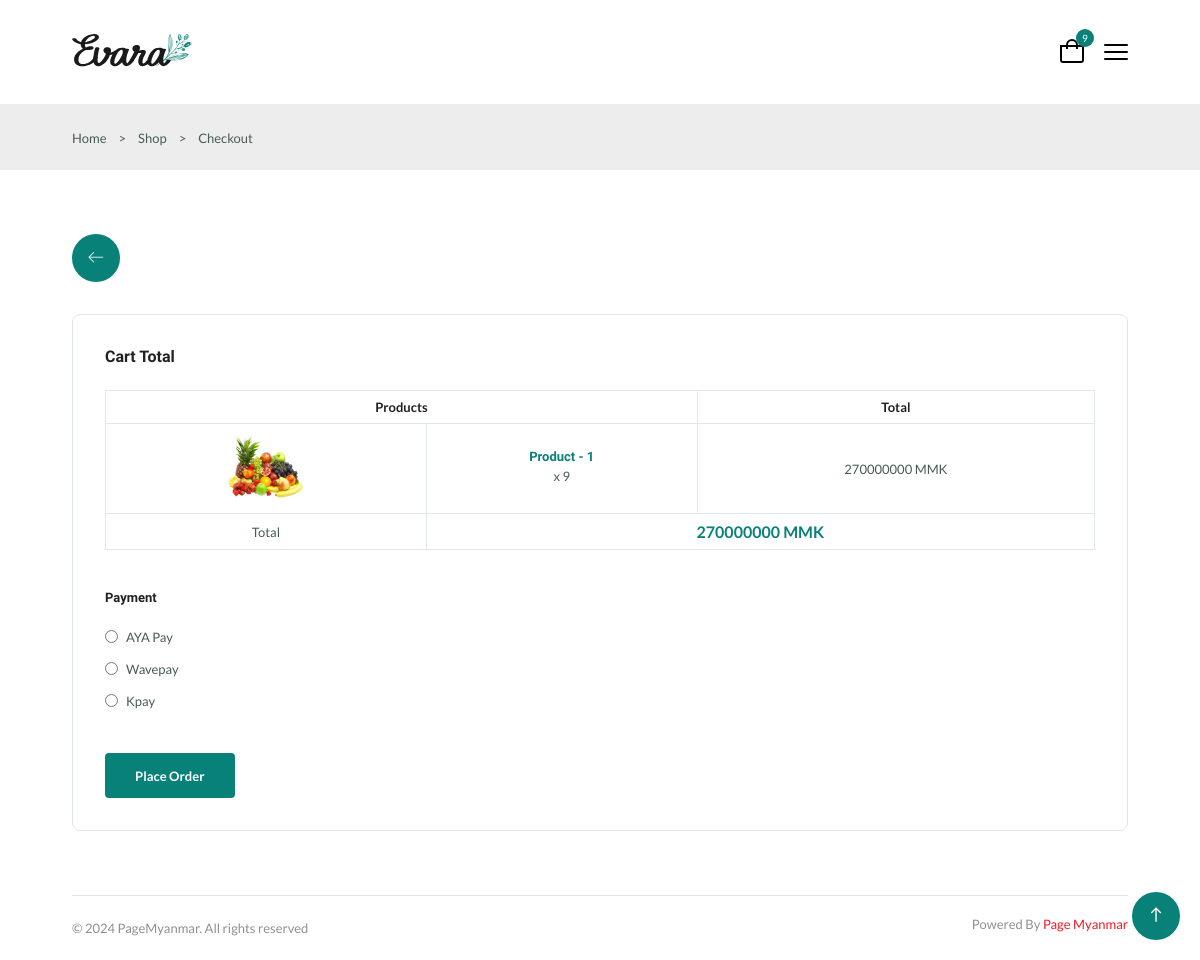
Before: /checkout/2/ with the older database file.
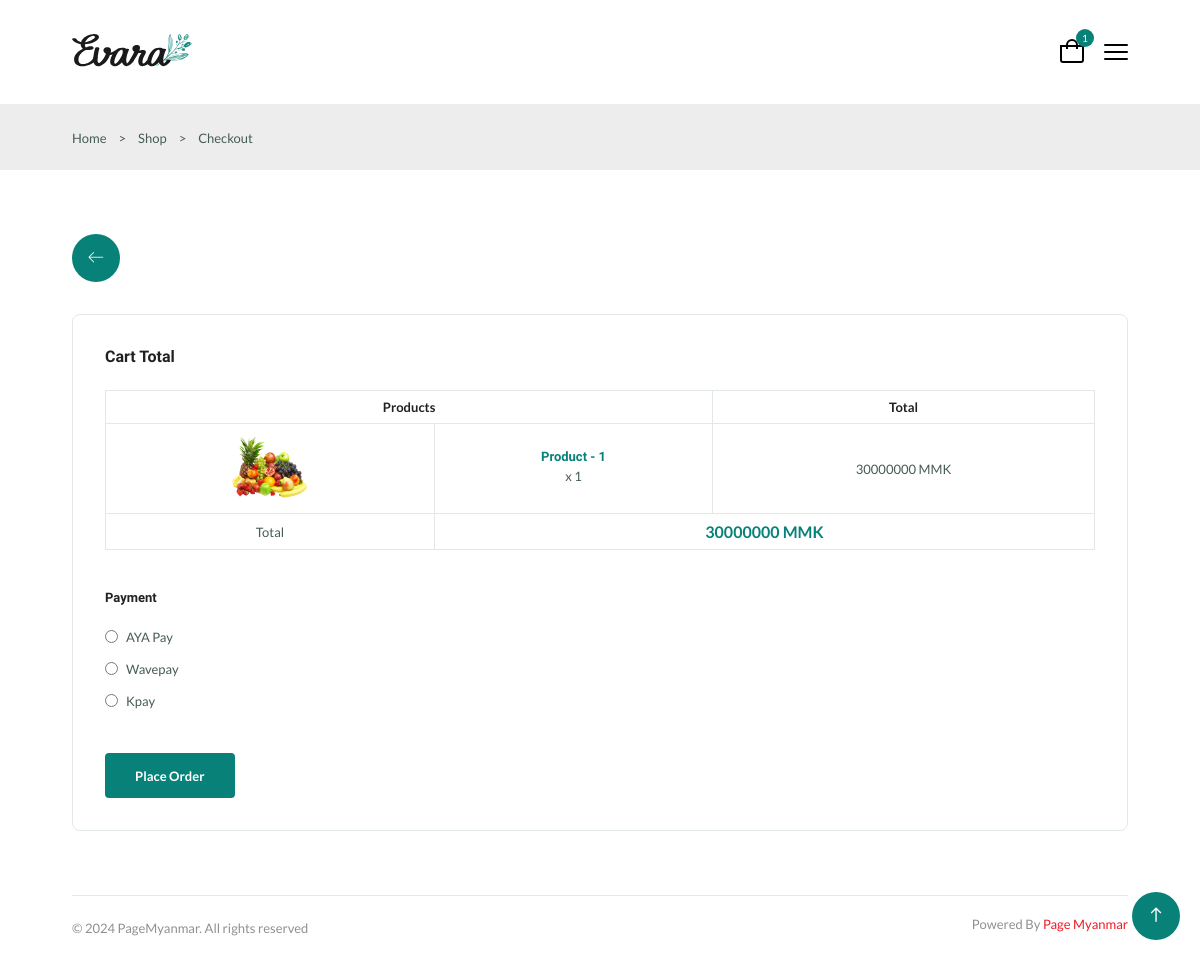
After: the same page with the newer database file.
### app/models.py (models this page shows, shortened)
class ProductModel(models.Model):
    name = models.CharField(max_length=200)
    image = models.ImageField(upload_to='product/')
    size = models.ManyToManyField(SizeModel)
    meat = models.ManyToManyField(MeatModel)
    spicy = models.ManyToManyField(SpicyModel)
    price = models.IntegerField(default=0,null=True,blank=True)
    stock = models.BooleanField(default=False)
    category = models.ForeignKey(CategoryModel,on_delete=models.SET_NULL,null=True,default=None)
    created_at = models.DateTimeField(auto_now_add=True)
    updated_at = models.DateTimeField(auto_now=True)

### app/views.py (the view)
# urls.py: path('checkout/<int:id>/',Checkout),
@transaction.atomic
def Checkout(request, id):
    table = TableModel.objects.get(id=id)
    cart_items = CartModel.objects.filter(table=table, status=True)
    grouped_cart = defaultdict(lambda: {"quantity": 0, "total_price": 0, "product": None})
    for cart in cart_items:
        product_id = cart.product.id
        grouped_cart[product_id]["product"] = cart.product
        grouped_cart[product_id]["quantity"] += cart.quantity
        grouped_cart[product_id]["total_price"] += cart.total_price
    grouped_cart_items = list(grouped_cart.values())
    total = sum(item["total_price"] for item in grouped_cart_items)
    if request.method == "POST":
        checkout = CheckoutModel.objects.create(
            payment_id=request.POST.get('payment'),
            total=total,
            table=table,
        )
        checkout.cart_items.set(cart_items)
        checkout.save()
        CartModel.objects.filter(table=table).update(table=None)
        table.status = False
        table.save()
        return redirect('/checkout-success/')
    else:
        payments = PaymentModel.objects.all().order_by('-created_at')
        context = {
            'table': table,
            'cart_items': grouped_cart_items,
            'total': total,
            'payments': payments
        }
        return render(request, "checkout.html", context)

### app/context_processors.py (called while the page is built)
def Counts(request):
    table_id = request.resolver_match.kwargs.get('id')  # Get `id` from the URL kwargs
    if table_id:
        table = TableModel.objects.filter(id=table_id).first()
        if table:
            cart_count = CartModel.objects.filter(table=table).count()
            return {
                'cart_count': cart_count,
                'table_id': table.id  # Pass the table_id to the context as well
            }
    return {
        'cart_count': 0,
    }

### app/templatetags/custom_permissions.py (called while the page is built)
@register.filter
def has_role_permission(user, permission_codename):
    if user.is_authenticated and hasattr(user, 'has_permission'):
        return user.has_permission(permission_codename)
    return False

### templates/checkout.html (shortened to what this page needs)
{% extends 'components/base.html' %}
{% block body %}
<section class="breadcrumb">
  <ul class="breadcrumb__list flex container">
    <li><a href="/" class="breadcrumb__link">Home</a></li>
    <li><span class="breadcrumb__link">></span></li>
    <li><span class="breadcrumb__link">Shop </span></li>
    <li><span class="breadcrumb__link">></span></li>
    <li><span class="breadcrumb__link">Checkout</span></li>
  </ul>
</section>
<section class="checkout section--lg container ">
  <div class="go__back">
    <a href="/carts/{{table.id}}/" class="lnr lnr-arrow-left"></a>
  </div>
  <div class="checkout__container grid">
    <form method="POST" action="/checkout/{{table.id}}/" class="checkout__group">
      <h3 class="section__title">Cart Total</h3>
      <table class="order__table">
        <tr>
          <th colspan="2">Products</th>
          <th>Total</th>
        </tr>
        {% for item in cart_items %}
        <tr>
          <td>
            <img src="{{item.product.image.url}}" alt="{{item.product.name}}" class="order__img">
          </td>
          <td>
            <h3 class="table__title">{{item.product.name}}</h3>
            <p class="table__quantity">x {{item.quantity}}</p>
          </td>
          <td>
            <span class="table__price">{{item.total_price}} MMK</span>
          </td>
        </tr>
        {% endfor %}
        <tr>
          <td><span class="order__subtitle">Total</span></td>
          <td colspan="2"><span class="order__grand-total">{{total}} MMK</span></td>
        </tr>
      </table>
      <div class="payment__methods">
        <h3 class="checkout__title payment__title">Payment</h3>
        {% for payment in payments %}
        <div class="payment__option flex">
          <input type="radio" value="{{payment.id}}" required name="payment" id="radio_{{payment.id}}" class="payment__input">
          <label for="radio_{{payment.id}}" class="payment__label">{{payment.name}}</label>
        </div>
        {% endfor %}
      </div>
      <button type="submit" class="btn btn--md">Place Order</button>
    </form>
  </div>
</section>
{% endblock %}

Changed rows visible on the page:
changed ProductModel "Product - 1": quantity "9" → "1"; total_price "270000000" → "30000000"
Other visible differences:
{{ cart_count }}: "9" → "1"
{{ total }}: "270000000" → "30000000"
